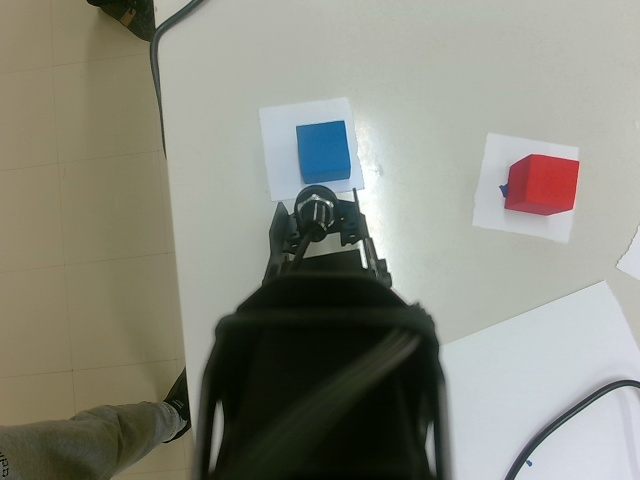
#> input picture test_capture_usb.jpg, 640 x 480 px, found by its file name
$ python test_color.py
#> lines starting #> are read from the running program, lines starting #| are printed output that depends on the picture; after the words box and inside, x2 and y2 are one past the last pixel; in counts of white or black regions, pixels touching at a corner belong together
### roarm/color_detect.py
import cv2
import numpy as np


def detect_color(image_path, debug=False):
#> called with image_path = 'test_capture_usb.jpg', debug = True
    img = cv2.imread(image_path)
#> img is the input picture: shape (480, 640, 3); mean B, G, R 126.7, 138.3, 137.3
    if img is None:
        raise RuntimeError(f"Could not read image: {image_path}")

    # Resize for consistency
    img = cv2.resize(img, (640, 480))

    # Focus only on center area
    h, w = img.shape[:2]
#> h = 480; w = 640
    x1 = int(w * 0.25)
#> x1 = 160
    y1 = int(h * 0.25)
#> y1 = 120
    x2 = int(w * 0.75)
#> x2 = 480
    y2 = int(h * 0.75)
#> y2 = 360
    roi = img[y1:y2, x1:x2]
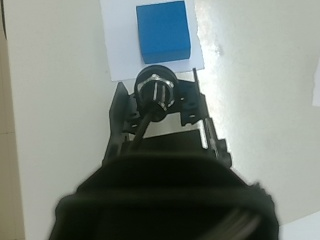
#> roi: shape (240, 320, 3); mean B, G, R 127.8, 134.6, 125.7

    # Slight blur to reduce noise
    roi = cv2.GaussianBlur(roi, (5, 5), 0)

    hsv = cv2.cvtColor(roi, cv2.COLOR_BGR2HSV)
#> hsv: shape (240, 320, 3); mean H, S, V 55.9, 53.9, 137.1
    h_channel, s_channel, v_channel = cv2.split(hsv)
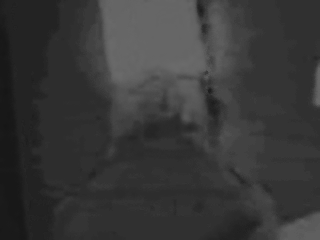
#> h_channel: shape (240, 320); min 22, max 107, mean 55.9
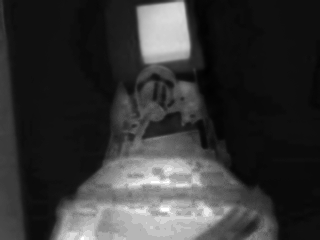
#> s_channel: shape (240, 320); min 1, max 255, mean 53.9
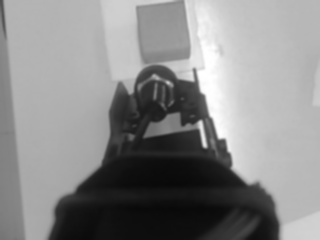
#> v_channel: shape (240, 320); min 9, max 255, mean 137.1

    # Keep only strong colored pixels
    colored_mask = (s_channel > 70) & (v_channel > 50)
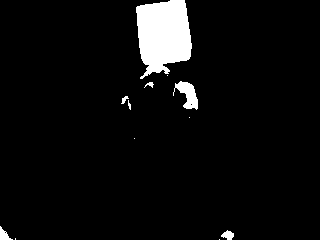
#> colored_mask: shape (240, 320) bool; 5.1% white; 12 white regions (6 under 20 px), largest, box (x1, y1, x2, y2) and area: (136, 0, 192, 79) 3285, (173, 81, 198, 110) 372, (0, 226, 13, 240) 89, (221, 230, 234, 240) 82, (121, 96, 129, 104) 31, (144, 82, 154, 88) 29

    # If not enough colored pixels, then fallback to neutral colors
    colored_pixels = np.count_nonzero(colored_mask)
#> colored_pixels = 3912

    if debug:
        print(f"Colored pixels: {colored_pixels}")
#| Colored pixels: 3912

    if colored_pixels > 500:
        hue_values = h_channel[colored_mask]
#> hue_values = 3912 values, max 104 at index 2651, min 24 at index 3743, mean 96.95

        # Hue bins
        counts = {
            "red": int(np.sum((hue_values >= 0) & (hue_values <= 10)) +
                       np.sum((hue_values >= 170) & (hue_values <= 179))),
            "orange": int(np.sum((hue_values >= 11) & (hue_values <= 20))),
            "yellow": int(np.sum((hue_values >= 21) & (hue_values <= 34))),
            "green": int(np.sum((hue_values >= 35) & (hue_values <= 85))),
            "blue": int(np.sum((hue_values >= 86) & (hue_values <= 130))),
            "purple": int(np.sum((hue_values >= 131) & (hue_values <= 155))),
            "pink": int(np.sum((hue_values >= 156) & (hue_values <= 169))),
        }
#> counts = {'red': 0, 'orange': 0, 'yellow': 93, 'green': 195, 'blue': 3624, 'purple': 0, 'pink': 0}

        if debug:
            print("Hue counts:")
            for name, count in counts.items():
                print(f"{name}: {count}")
#> this loop made 7 passes
#> (name, count) on passes 1 to 7: ('red', 0), ('orange', 0), ('yellow', 93), ('green', 195), ('blue', 3624), ('purple', 0), ('pink', 0)
#| red: 0
#| orange: 0
#| yellow: 93
#| green: 195
#| blue: 3624
#| purple: 0
#| pink: 0

        best_color = max(counts, key=counts.get)
#> best_color = 'blue'
        best_count = counts[best_color]
#> best_count = 3624

        if best_count > 200:
            if debug:
                print(f"Detected dominant color: {best_color}")
#| Detected dominant color: blue
            return best_color

    # Fallback for black / white / gray only if strong color was not found
    black_mask = (v_channel < 50)
    white_mask = (s_channel < 40) & (v_channel > 180)
    gray_mask = (s_channel < 40) & (v_channel >= 50) & (v_channel <= 180)

    neutral_counts = {
        "black": int(np.count_nonzero(black_mask)),
        "white": int(np.count_nonzero(white_mask)),
        "gray": int(np.count_nonzero(gray_mask)),
    }

    if debug:
        print("Neutral counts:")
        for name, count in neutral_counts.items():
            print(f"{name}: {count}")

    best_neutral = max(neutral_counts, key=neutral_counts.get)
    if neutral_counts[best_neutral] > 500:
        if debug:
            print(f"Detected neutral color: {best_neutral}")
        return best_neutral

    return "unknown"

### examples/test_color.py
from roarm.color_detect import detect_color


def test_color():
    image_path = "test_capture_usb.jpg"
    color = detect_color(image_path, debug=True)
#> color = 'blue'
    print("Detected color:", color)
#| Detected color: blue
    return color


if __name__ == "__main__":
    test_color()
